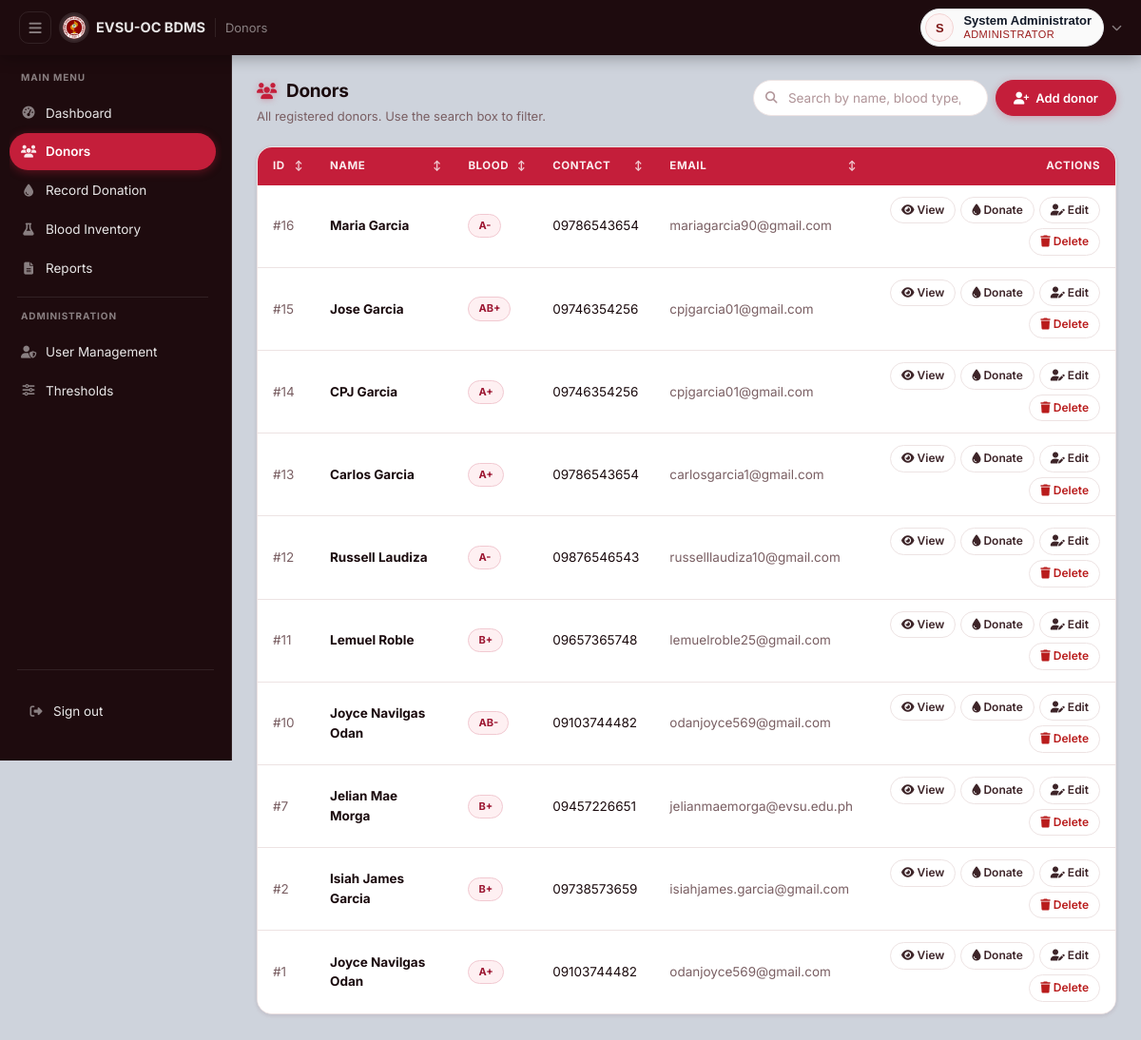
Page /donors_list.php (signed in) on the committed database.
### tables this page shows
CREATE TABLE `donors` (
  `id` int(11) NOT NULL,
  `name` varchar(255) NOT NULL,
  `birthdate` date NOT NULL,
  `address` text NOT NULL,
  `blood_type` varchar(5) NOT NULL,
  `civil_status` varchar(20) NOT NULL,
  `donation_history` varchar(50) NOT NULL,
  `classification` varchar(50) NOT NULL,
  `contact_number` varchar(15) NOT NULL,
  `gender` varchar(10) NOT NULL,
  `blood_quantity` int(11) NOT NULL,
  `collection_date` date NOT NULL,
  `email` varchar(255) NOT NULL,
  `donation_type` varchar(50) NOT NULL,
  `donation_location` varchar(100) NOT NULL,
  `age` int(11) NOT NULL,
  `expiry_date` date DEFAULT NULL,
  `donation_date` date DEFAULT NULL,
  `quantity_ml` int(11) DEFAULT 450,
  `blood_quantity_ml` int(11) DEFAULT 450,
  `donation_status` varchar(50) DEFAULT NULL,
  `last_updated` timestamp NOT NULL DEFAULT current_timestamp() ON UPDATE current_timestamp(),
  `contact` varchar(50) DEFAULT NULL,
  `sex` enum('Male','Female','Other') DEFAULT NULL,
  `donation_dates` text DEFAULT NULL,
  `number_of_donations` int(11) DEFAULT 0,
  `status` enum('Active','Inactive','Deferred') DEFAULT NULL,
  `medical_eligibility` text DEFAULT NULL,
  `donation_frequency` varchar(50) DEFAULT NULL
);

### bdms_profile_bar.php (called while the page is built, shortened)
<?php
function bdms_is_administrator(): bool
{
    return isset($_SESSION['role']) && $_SESSION['role'] === 'administrator';
}

### donors_list.php (the view, shortened to what this page needs)
<?php
require_once __DIR__ . '/bdms_nav.php';
require_once __DIR__ . '/db.php';
$can_delete_donor = bdms_is_administrator();
$sql = "SELECT * FROM donors ORDER BY id DESC";
$result = $conn->query($sql);
?>
<!DOCTYPE html>
<html lang="en">
<head>
  <link rel="stylesheet" href="https://cdnjs.cloudflare.com/ajax/libs/font-awesome/6.5.0/css/all.min.css">
  <link rel="stylesheet" href="assets/bdms.css">
</head>
<body class="app app-content-slate">
  <?php bdms_nav_render('Donors'); ?>
  <main class="page" id="page">
    <div class="page-header">
      <div>
        <h1 class="page-title"><i class="fas fa-users"></i> Donors</h1>
        <p class="page-sub">All registered donors. Use the search box to filter.</p>
      </div>
      <div class="flex gap-2">
        <div class="search">
          <input type="search" id="searchInput" placeholder="Search by name, blood type, contact…" oninput="searchDonor()" autocomplete="off">
        </div>
        <button class="btn btn-primary" onclick="openAddDonor()"><i class="fas fa-user-plus"></i> Add donor</button>
      </div>
    </div>
    <div class="table-wrap">
      <div class="table-scroll">
      <?php if ($result && $result->num_rows > 0): ?>
        <table>
          <thead>
            <tr>
              <th style="width:60px;">ID</th>
              <th>Name</th>
              <th>Blood</th>
              <th>Contact</th>
              <th>Email</th>
              <th style="text-align:right;">Actions</th>
            </tr>
          </thead>
          <tbody id="donorTable">
            <?php while ($row = $result->fetch_assoc()): ?>
              <tr id="donor-<?php echo (int) $row['id']; ?>">
                <td class="muted">#<?php echo (int) $row['id']; ?></td>
                <td><strong><?php echo htmlspecialchars((string) $row['name']); ?></strong></td>
                <td><span class="badge badge-admin"><?php echo htmlspecialchars((string) $row['blood_type']); ?></span></td>
                <td><?php echo htmlspecialchars((string) $row['contact_number']); ?></td>
                <td class="muted"><?php echo htmlspecialchars((string) $row['email']); ?></td>
                <td style="text-align:right;">
                  <div class="table-actions" style="justify-content:flex-end;">
                    <a href="view_donor.php?id=<?php echo (int) $row['id']; ?>"><i class="fas fa-eye"></i> <span class="action-label">View</span></a>
                    <a href="record_donation.php?donor_id=<?php echo (int) $row['id']; ?>"><i class="fas fa-droplet"></i> <span class="action-label">Donate</span></a>
                    <a href="edit_donor.php?id=<?php echo (int) $row['id']; ?>"><i class="fas fa-user-pen"></i> <span class="action-label">Edit</span></a>
                    <?php if ($can_delete_donor): ?>
                      <a href="javascript:void(0);" class="danger" onclick="deleteDonor(<?php echo (int) $row['id']; ?>)"><i class="fas fa-trash"></i> <span class="action-label">Delete</span></a>
                    <?php endif; ?>
                  </div>
                </td>
              </tr>
            <?php endwhile; ?>
          </tbody>
        </table>
      <?php else: ?>
        <p class="muted" style="padding: 24px; text-align:center;">No donors registered yet.</p>
      <?php endif; ?>
      </div>
    </div>
  </main>
</body>
</html>

### bdms_nav.php (shortened to what this page needs)
<?php
if (!function_exists('bdms_is_administrator')) {
    require_once __DIR__ . '/bdms_profile_bar.php';
}
function bdms_nav_render(string $page_title = '', bool $minimal = false): void
{
    $current  = basename($_SERVER['PHP_SELF'] ?? '');
    $is_admin = bdms_is_administrator();
    $role = isset($_SESSION['role']) ? (string) $_SESSION['role'] : 'staff';
    if ($role === 'superadmin') {
        $ring_class      = 'bdms-profile-ring--superadmin';
        $role_text_class = 'bdms-profile-role--superadmin';
        $role_label      = 'Super Admin';
        $minimal         = true;
    } elseif ($role === 'administrator') {
        $ring_class      = 'bdms-profile-ring--admin';
        $role_text_class = 'bdms-profile-role--admin';
        $role_label      = 'Administrator';
    } else {
        $ring_class      = 'bdms-profile-ring--staff';
        $role_text_class = 'bdms-profile-role--staff';
        $role_label      = 'Staff';
    }
    $name = '';
    if (!empty($_SESSION['display_name'])) {
        $name = (string) $_SESSION['display_name'];
    } elseif (!empty($_SESSION['user'])) {
        $name = (string) $_SESSION['user'];
    }
    $initial = $name !== '' ? mb_strtoupper(mb_substr($name, 0, 1)) : '?';
    $esc = fn(string $s): string => htmlspecialchars($s, ENT_QUOTES, 'UTF-8');
    $active = fn(string $file): string => ($current === $file) ? ' active' : '';
    echo '<header class="appbar">';
    echo '<div class="appbar-left">';
    echo '  <button class="appbar-nav-toggle" onclick="bdmsToggleSidebar()" aria-label="Toggle navigation">';
    echo '    <i class="fa fa-bars"></i>';
    echo '  </button>';
    echo '  <a class="appbar-brand" href="dashboard.php">';
    echo '    <img src="evsulogo.png" alt="EVSU">';
    echo '    <span>EVSU-OC BDMS</span>';
    echo '  </a>';
    if ($page_title !== '') {
        echo '  <span class="appbar-title">' . $esc($page_title) . '</span>';
    }
    echo '</div>';
    echo '<div class="appbar-right">';
    echo '<div class="bdms-profile-dropdown" data-bdms-profile-dropdown>';
    echo '  <button type="button" class="bdms-profile-menu-toggle" data-bdms-profile-toggle aria-haspopup="menu" aria-expanded="false" aria-label="Open profile menu" onclick="bdmsToggleProfileMenu(event)">';
    echo '    <span class="bdms-profile-bar" role="status" aria-label="Signed in as ' . $esc($role_label) . '">';
    echo '      <span class="bdms-profile-ring ' . $esc($ring_class) . '">' . $esc($initial) . '</span>';
    echo '      <span class="bdms-profile-text">';
    echo '        <span class="bdms-profile-name">' . $esc($name) . '</span>';
    echo '        <span class="bdms-profile-role ' . $esc($role_text_class) . '">' . $esc($role_label) . '</span>';
    echo '      </span>';
    echo '    </span>';
    echo '    <i class="fa fa-chevron-down bdms-profile-menu-arrow" aria-hidden="true"></i>';
    echo '  </button>';
    echo '</div>';
    echo '</div>';
    echo '</header>';
    echo '<aside class="sidebar" id="sidebar">';
    echo '<div class="sidebar-body">';
    if (!$minimal) {
        echo '<span class="sidebar-title">Main menu</span>';
        echo '<ul>';
        echo '<li><a href="dashboard.php" class="' . ltrim($active('dashboard.php')) . '">';
        echo '  <i class="fa fa-tachometer-alt"></i> Dashboard</a></li>';
        echo '<li><a href="donors_list.php" class="' . ltrim($active('donors_list.php') ?: $active('add.php')) . '">';
        echo '  <i class="fa fa-users"></i> Donors</a></li>';
        echo '<li><a href="record_donation.php" class="' . ltrim($active('record_donation.php')) . '">';
        echo '  <i class="fa fa-tint"></i> Record Donation</a></li>';
        echo '<li><a href="blood_inventory.php" class="' . ltrim($active('blood_inventory.php')) . '">';
        echo '  <i class="fa fa-flask"></i> Blood Inventory</a></li>';
        echo '<li><a href="reports.php" class="' . ltrim($active('reports.php') ?: $active('donor_reports.php')) . '">';
        echo '  <i class="fa fa-file-alt"></i> Reports</a></li>';
        echo '</ul>';
        if ($is_admin) {
            echo '<div class="sidebar-divider"></div>';
            echo '<span class="sidebar-title">Administration</span>';
            echo '<ul>';
            echo '<li><a href="user_management.php" class="' . ltrim($active('user_management.php')) . '">';
            echo '  <i class="fa fa-user-shield"></i> User Management</a></li>';
            echo '<li><a href="update_threshold.php" class="' . ltrim($active('update_threshold.php')) . '">';
            echo '  <i class="fa fa-sliders-h"></i> Thresholds</a></li>';
            echo '</ul>';
        }
    } else {
        echo '<span class="sidebar-title">System</span>';
        echo '<ul>';
        echo '<li><a href="audit_log.php" class="' . ltrim($active('audit_log.php')) . '">';
        echo '  <i class="fa fa-list-alt"></i> Audit Log</a></li>';
        echo '</ul>';
    }
    echo '</div>';
    echo '<div class="sidebar-divider"></div>';
    echo '<div class="sidebar-footer">';
    echo '<ul>';
    echo '<li><a href="logout.php" onclick="confirmLogout(event)" class="btn-ghost-link">';
    echo '  <i class="fa fa-sign-out-alt"></i> Sign out</a></li>';
    echo '</ul>';
    echo '</div>';
    echo '</aside>';
}

### bdms_profile_bar.php (style rules this page uses)
.bdms-profile-bar { display: inline-flex; align-items: center; gap: 10px; padding: 4px 12px 4px 4px; border-radius: 999px; background: #fafafa; border: 1px solid #e5e7eb; max-width: 280px; }
.bdms-profile-ring { width: 30px; height: 30px; border-radius: 50%; display: inline-flex; align-items: center; justify-content: center; flex-shrink: 0; font-weight: 600; font-size: 13px; letter-spacing: 0; border: 1px solid transparent; }
.bdms-profile-ring--admin { background: #fdf3f3; color: #7f1818; border-color: #f3d3d3; }
.bdms-profile-text { display: flex; flex-direction: column; line-height: 1.15; min-width: 0; text-align: left; }
.bdms-profile-name { font-size: 13px; font-weight: 600; color: #111827; white-space: nowrap; overflow: hidden; text-overflow: ellipsis; max-width: 160px; }
.bdms-profile-role { font-size: 11px; font-weight: 500; letter-spacing: 0.04em; text-transform: uppercase; color: #6b7280; }
.bdms-profile-role--admin { color: #9b1c1c; }

### rows in the picture
donors: id "16", name "Maria Garcia", blood_type "A-", contact_number "09786543654", email "mariagarcia90@gmail.com"
donors: id "15", name "Jose Garcia", blood_type "AB+", contact_number "09746354256", email "cpjgarcia01@gmail.com"
donors: id "14", name "CPJ Garcia", blood_type "A+", contact_number "09746354256", email "cpjgarcia01@gmail.com"
donors: id "13", name "Carlos Garcia", blood_type "A+", contact_number "09786543654", email "carlosgarcia1@gmail.com"
donors: id "12", name "Russell Laudiza", blood_type "A-", contact_number "09876546543", email "russelllaudiza10@gmail.com"
donors: id "11", name "Lemuel Roble", blood_type "B+", contact_number "09657365748", email "lemuelroble25@gmail.com"
donors: id "10", name "Joyce Navilgas Odan", blood_type "AB-", contact_number "09103744482", email "odanjoyce569@gmail.com"
donors: id "7", name "Jelian Mae Morga", blood_type "B+", contact_number "09457226651", email "jelianmaemorga@evsu.edu.ph"
donors: id "2", name "Isiah James Garcia", blood_type "B+", contact_number "09738573659", email "isiahjames.garcia@gmail.com"
donors: id "1", name "Joyce Navilgas Odan", blood_type "A+", contact_number "09103744482", email "odanjoyce569@gmail.com"

### other values in the picture
$esc($page_title) "Donors"
$esc($initial) "S"
$esc($name) "System Administrator"
$esc($role_label) "ADMINISTRATOR"
